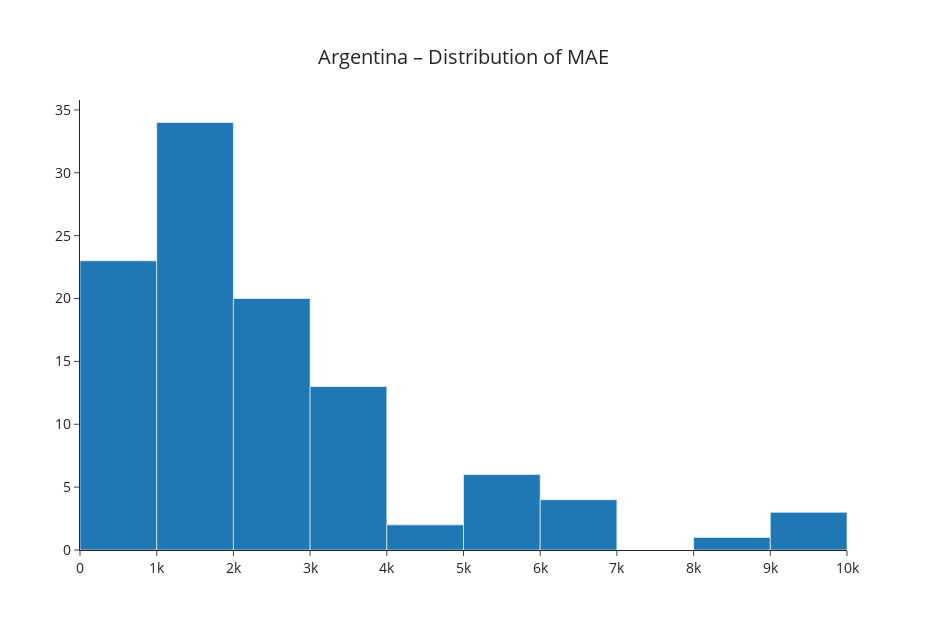

The notebook cell this image was saved under:
### Markdown cell above
### Distributions of Validation Errors

### Code cell
scoring_name = "MAE"

fig = None
kwargs = dict(engine="plotly")
for model_version in best_versions[:3]:
    fig = plot_hist_model_scores(
        val_all_scores[model_version],
        scoring_name,
        data_name=data_name,
        model_version=model_version,
        in_label=True,
        fig=fig,
        **kwargs
    )
    kwargs = {}
display(fig)

### Figure 1 — Plotly figure (JSON) as saved in the notebook; plotly's stock layout.template omitted (floating-point values rounded to 4 significant figures)
{"data": [{"name": " SARIMA(4,0,2)(2,0,1)[7] with IHS", "type": "histogram", "x": [2166.0, 5185.0, 5286.0, 3701.0, 3373.0, 1713.0, 1827.0, 2657.0, 3182.0, 3670.0, 1881.0, 1589.0, 2203.0, 2192.0, 2826.0, 3205.0, 2216.0, 1921.0, 1756.0, 1894.0, 2290.0, 2253.0, 2361.0, 2355.0, 1125.0, 1567.0, 1333.0, 1741.0, 1455.0, 1836.0, 1665.0, 1450.0, 1723.0, 1737.0, 1644.0, 1670.0, 1594.0, 1756.0, 1181.0, 909.1, 813.0, 973.1, 925.7, 1090.0, 957.7, 1082.0, 985.0, 2656.0, 2202.0, 1086.0, 704.4, 771.6, 878.9, 724.9, 849.5, 935.3, 905.4, 1383.0, 1088.0, 1058.0, 990.0, 865.4, 736.7, 850.0, 594.6, 1045.0, 1586.0, 986.3, 917.8, 811.4, 684.5, 855.7, 1145.0, 1541.0, 1759.0, 1718.0, 2285.0, 2726.0, 2850.0, 2931.0, 3598.0, 3833.0, 4010.0, 5336.0, 6710.0, 5048.0, 5353.0, 6066.0, 4326.0, 6821.0, 5540.0, 6124.0, 9677.0, 9870.0, 9302.0, 8317.0, 3623.0, 2955.0, 2694.0, 2757.0, 2684.0, 3233.0, 3353.0, 3282.0, 3090.0, 3054.0], "xaxis": "x", "yaxis": "y"}], "layout": {"font": {"size": 14}, "height": 630, "title": {"text": "Argentina – Distribution of MAE", "x": 0.5, "yanchor": "top"}, "width": 927, "xaxis": {"anchor": "y", "domain": [0, 1]}, "yaxis": {"anchor": "x", "domain": [0, 1]}}}
